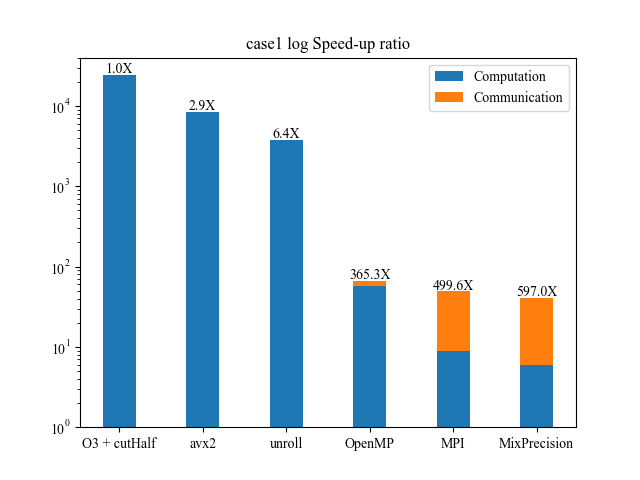

This chart was generated by the following Python code:
'''
Descripttion: 
version: 
Author: Shaojie Tan
Date: 2022-08-12 23:24:54
LastEditors: Shaojie Tan
LastEditTime: 2022-08-13 11:02:43
'''
from cProfile import label
import matplotlib.pyplot as plt

from matplotlib import rcParams

# 字体 中文用宋体，英文用新罗马
config = {
    "font.family":'Times New Roman',
    # "font.size": 10,
    "mathtext.fontset":'stix',
    "font.serif": ['stix'],
}
rcParams.update(config)

# mpl.rcParams['font.family'] = ['serif']
# mpl.rcParams['font.serif'] = ['Times New Roman']

# 柱形的宽度
width = 0.4
YMIN = 1
YMAX = 40000
plt.title("case1 log Speed-up ratio",fontfamily="Times New Roman")
plt.xticks(fontfamily="Times New Roman")

y_1 = [24478, 8430,   3820.,    57,    9, 6]
y_2 = [0   , 0,       0,        10,     40, 35]
x = ["O3 + cutHalf", "avx2", "unroll", "OpenMP","MPI","MixPrecision"]
plt.bar(x, y_1,width=width,label="Computation")
plt.bar(x, y_2, bottom = y_1,width=width,label="Communication")
BaseTime=y_1[0]+y_2[0]
for xx, yy1, yy2 in zip(x,y_1,y_2):
    yy=yy1+yy2
    print("xx yy {} {}".format(xx,yy))
    plt.text(xx, min(YMAX,yy*1.05), str(format(BaseTime/yy,'.1f'))+"X", ha='center')
plt.legend(loc="upper right")
plt.yscale('log')
plt.ylim([YMIN, YMAX])
plt.show()
plt.savefig("paperAcc.png")
